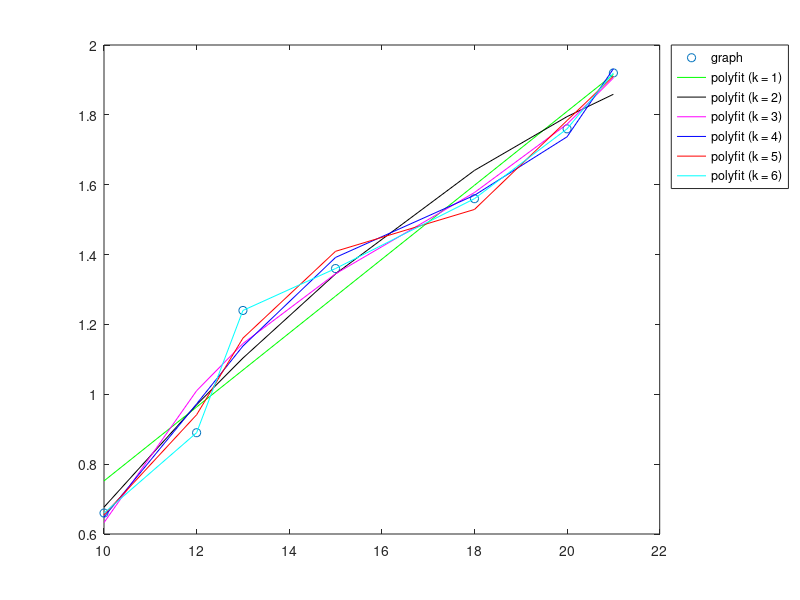

Write the MATLAB code that produced this figure.
clc
x = [10.0 12.0 13.0 15.0 18.0 20.0 21.0]
y = [0.66 0.89 1.24 1.36 1.56 1.76 1.92]

plot(x, y, 'o')
hold on 


[p1, s1] = polyfit(x, y, 1);
y1 = polyval(p1, x);
plot(x, y1, 'g')
hold on

[p1, s1] = polyfit(x, y, 2);
y1 = polyval(p1, x);
plot(x, y1, 'k')
hold on

[p1, s1] = polyfit(x, y, 3);
y1 = polyval(p1, x);
plot(x, y1, 'm')
hold on

[p1, s1] = polyfit(x, y, 4);
y1 = polyval(p1, x);
plot(x, y1, 'b')
hold on

[p1, s1] = polyfit(x, y, 5);
y1 = polyval(p1, x);
plot(x, y1, 'r')
hold on

[p1, s1] = polyfit(x, y, 6);
y1 = polyval(p1, x);
plot(x, y1, 'c')
hold on


h = legend("graph", "polyfit (k = 1)", "polyfit (k = 2)", "polyfit (k = 3)", "polyfit (k = 4)", "polyfit (k = 5)", "polyfit (k = 6)"); 
legend(h, "location", "northeastoutside");